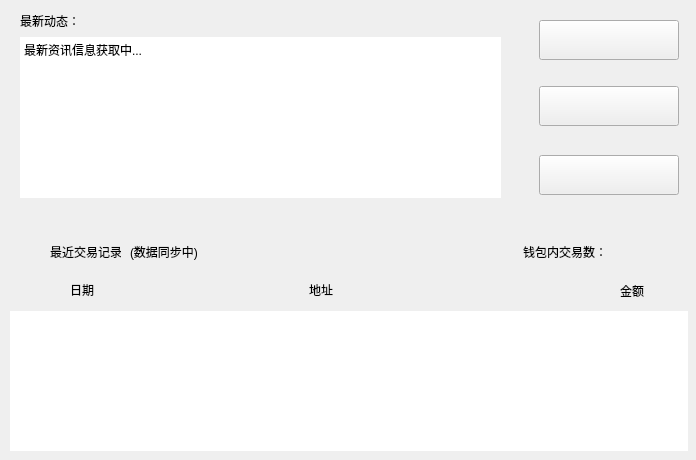
<?xml version="1.0" encoding="UTF-8"?>
<ui version="4.0">
 <class>OverviewPage</class>
 <widget class="QWidget" name="OverviewPage">
  <property name="geometry">
   <rect>
    <x>0</x>
    <y>0</y>
    <width>696</width>
    <height>460</height>
   </rect>
  </property>
  <property name="windowTitle">
   <string>Form</string>
  </property>
  <widget class="QWidget" name="cwidget" native="true">
   <property name="geometry">
    <rect>
     <x>0</x>
     <y>0</y>
     <width>696</width>
     <height>460</height>
    </rect>
   </property>
   <widget class="QWidget" name="infowidget" native="true">
    <property name="geometry">
     <rect>
      <x>10</x>
      <y>7</y>
      <width>503</width>
      <height>206</height>
     </rect>
    </property>
    <widget class="QLabel" name="lb_news">
     <property name="geometry">
      <rect>
       <x>10</x>
       <y>6</y>
       <width>61</width>
       <height>16</height>
      </rect>
     </property>
     <property name="text">
      <string>最新动态：</string>
     </property>
    </widget>
    <widget class="QTextBrowser" name="tb_webinfo">
     <property name="geometry">
      <rect>
       <x>10</x>
       <y>30</y>
       <width>481</width>
       <height>161</height>
      </rect>
     </property>
     <property name="frameShape">
      <enum>QFrame::NoFrame</enum>
     </property>
     <property name="html">
      <string>&lt;!DOCTYPE HTML PUBLIC &quot;-//W3C//DTD HTML 4.0//EN&quot; &quot;http://www.w3.org/TR/REC-html40/strict.dtd&quot;&gt;
&lt;html&gt;&lt;head&gt;&lt;meta name=&quot;qrichtext&quot; content=&quot;1&quot; /&gt;&lt;style type=&quot;text/css&quot;&gt;
p, li { white-space: pre-wrap; }
&lt;/style&gt;&lt;/head&gt;&lt;body style=&quot; font-family:'SimSun'; font-size:9pt; font-weight:400; font-style:normal;&quot;&gt;
&lt;p style=&quot; margin-top:0px; margin-bottom:0px; margin-left:0px; margin-right:0px; -qt-block-indent:0; text-indent:0px;&quot;&gt;最新资讯信息获取中...&lt;/p&gt;&lt;/body&gt;&lt;/html&gt;</string>
     </property>
    </widget>
   </widget>
   <widget class="QLabel" name="label_amount">
    <property name="geometry">
     <rect>
      <x>620</x>
      <y>281</y>
      <width>54</width>
      <height>20</height>
     </rect>
    </property>
    <property name="text">
     <string>金额</string>
    </property>
   </widget>
   <widget class="QPushButton" name="btn_opendir">
    <property name="geometry">
     <rect>
      <x>539</x>
      <y>155</y>
      <width>140</width>
      <height>40</height>
     </rect>
    </property>
    <property name="toolTip">
     <string>&lt;html&gt;&lt;head/&gt;&lt;body&gt;&lt;p&gt;打开您的区块链文件夹&lt;/p&gt;&lt;/body&gt;&lt;/html&gt;</string>
    </property>
    <property name="text">
     <string/>
    </property>
   </widget>
   <widget class="QLabel" name="label_time">
    <property name="geometry">
     <rect>
      <x>70</x>
      <y>280</y>
      <width>54</width>
      <height>20</height>
     </rect>
    </property>
    <property name="text">
     <string>日期</string>
    </property>
   </widget>
   <widget class="QPushButton" name="unlockWalletButton">
    <property name="geometry">
     <rect>
      <x>539</x>
      <y>86</y>
      <width>140</width>
      <height>40</height>
     </rect>
    </property>
    <property name="toolTip">
     <string>&lt;html&gt;&lt;head/&gt;&lt;body&gt;&lt;p&gt;锁定/解锁钱包&lt;/p&gt;&lt;/body&gt;&lt;/html&gt;</string>
    </property>
    <property name="text">
     <string/>
    </property>
   </widget>
   <widget class="QWidget" name="ov_topwidget" native="true">
    <property name="geometry">
     <rect>
      <x>10</x>
      <y>231</y>
      <width>678</width>
      <height>41</height>
     </rect>
    </property>
    <widget class="QLabel" name="ov_label_9">
     <property name="geometry">
      <rect>
       <x>10</x>
       <y>10</y>
       <width>20</width>
       <height>21</height>
      </rect>
     </property>
     <property name="text">
      <string/>
     </property>
    </widget>
    <widget class="QLabel" name="ov_label_10">
     <property name="geometry">
      <rect>
       <x>40</x>
       <y>10</y>
       <width>71</width>
       <height>21</height>
      </rect>
     </property>
     <property name="text">
      <string>最近交易记录</string>
     </property>
    </widget>
    <widget class="QLabel" name="labelTransactionsStatus">
     <property name="geometry">
      <rect>
       <x>120</x>
       <y>10</y>
       <width>81</width>
       <height>21</height>
      </rect>
     </property>
     <property name="text">
      <string>(数据同步中)</string>
     </property>
    </widget>
    <widget class="QLabel" name="labelNumTransactions">
     <property name="geometry">
      <rect>
       <x>600</x>
       <y>10</y>
       <width>71</width>
       <height>21</height>
      </rect>
     </property>
     <property name="text">
      <string/>
     </property>
    </widget>
    <widget class="QLabel" name="ov_label_11">
     <property name="geometry">
      <rect>
       <x>513</x>
       <y>10</y>
       <width>80</width>
       <height>21</height>
      </rect>
     </property>
     <property name="text">
      <string>钱包内交易数：</string>
     </property>
    </widget>
   </widget>
   <widget class="QLabel" name="label_addr">
    <property name="geometry">
     <rect>
      <x>309</x>
      <y>280</y>
      <width>54</width>
      <height>20</height>
     </rect>
    </property>
    <property name="text">
     <string>地址</string>
    </property>
   </widget>
   <widget class="QListView" name="listTransactions">
    <property name="geometry">
     <rect>
      <x>10</x>
      <y>311</y>
      <width>678</width>
      <height>140</height>
     </rect>
    </property>
    <property name="frameShape">
     <enum>QFrame::NoFrame</enum>
    </property>
   </widget>
   <widget class="QPushButton" name="btn_setpwd">
    <property name="geometry">
     <rect>
      <x>539</x>
      <y>20</y>
      <width>140</width>
      <height>40</height>
     </rect>
    </property>
    <property name="toolTip">
     <string>&lt;html&gt;&lt;head/&gt;&lt;body&gt;&lt;p&gt;设置/修改钱包密码&lt;/p&gt;&lt;/body&gt;&lt;/html&gt;</string>
    </property>
    <property name="text">
     <string/>
    </property>
   </widget>
  </widget>
 </widget>
 <resources/>
 <connections/>
</ui>
